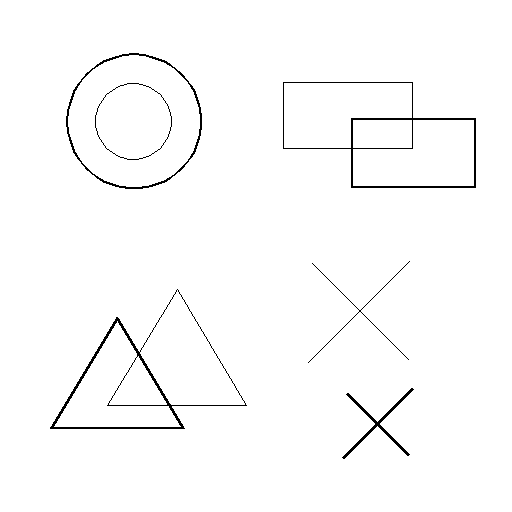
//> input picture part3/shrink/shrink.bmp, 512 x 512 px
$ ./main   (built with g++ and OpenCV 4)
//> lines starting //> are read from the running program, lines starting //| are printed output that depends on the picture; after the words box and inside, x2 and y2 are one past the last pixel; in counts of white or black regions, pixels touching at a corner belong together
#pragma warning(disable: 4819)

#include "opencv2/opencv.hpp"
#include <iostream>

using namespace cv;
using namespace std;

int main()
{
	Mat src = imread("shrink.bmp", IMREAD_GRAYSCALE);
//> src: 512 rows x 512 cols, CV_8UC1; 98.4% white; black in thin lines or dots, all inside (x1, y1, x2, y2) = (50, 53, 476, 459)

	if (src.empty()) {
		cerr << "Image load failed!" << endl;
		return -1;
	}

//	blur(src, src, Size(3, 3));

	namedWindow("src");
	imshow("src", src);

	Mat dst;
	int dsize = 128;
	namedWindow("dst");

	resize(src, dst, Size(dsize, dsize), 0, 0, INTER_NEAREST);
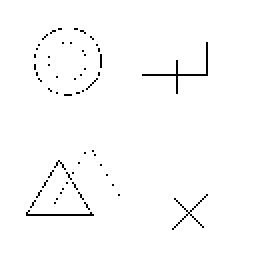
//> dst: 128 rows x 128 cols, CV_8UC1 (shown 2 times larger); 98.5% white; black in thin lines or dots, all inside (x1, y1, x2, y2) = (13, 14, 104, 115)
	cout << "INTER_NEAREST" << endl;
	imshow("dst", dst);
	waitKey(0);

	resize(src, dst, Size(dsize, dsize), 0, 0, INTER_LINEAR);
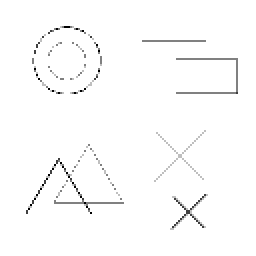
//> dst: 128 rows x 128 cols, CV_8UC1 (shown 2 times larger); 3.66% of pixels changed, all inside (x1, y1, x2, y2) = (13, 13, 119, 115)
	cout << "INTER_LINEAR" << endl;
	imshow("dst", dst);
	waitKey(0);

	resize(src, dst, Size(dsize, dsize), 0, 0, INTER_CUBIC);
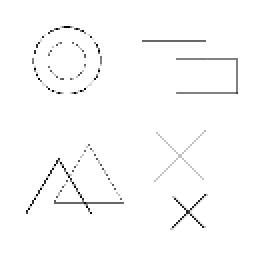
//> dst: 128 rows x 128 cols, CV_8UC1 (shown 2 times larger); 2.58% of pixels changed, all inside (x1, y1, x2, y2) = (13, 13, 104, 115)
	cout << "INTER_CUBIC" << endl;
	imshow("dst", dst);
	waitKey(0);

	resize(src, dst, Size(dsize, dsize), 0, 0, INTER_LANCZOS4);
//> dst: 128 rows x 128 cols, CV_8UC1; 5.98% of pixels changed, all inside (x1, y1, x2, y2) = (13, 12, 120, 116)
	cout << "INTER_LANCZOS4" << endl;
	imshow("dst", dst);
	waitKey(0);

	return 0;
}
